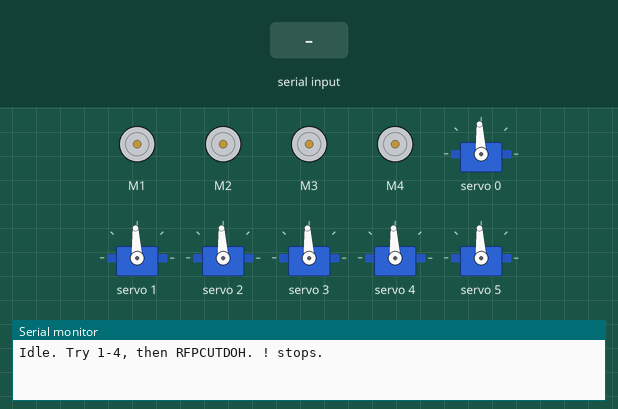
Bench run of a sketch on a simulated Arduino Uno, built with avr-gcc and run on an emulated ATmega328P. Parts: 4 × DC motor (green arrow = forward, orange = backward, longer = faster), 6 × servo, the last lines printed to the serial monitor. The test bench sets the inputs (shaded band).

Above: at 1.2 s.
1.3 s: "P\n" received over Serial
At 3.3 s:
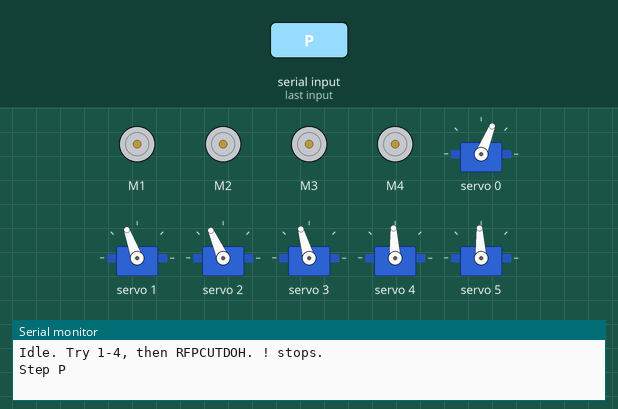
3.6 s: "C\n" received over Serial
At 5.2 s:
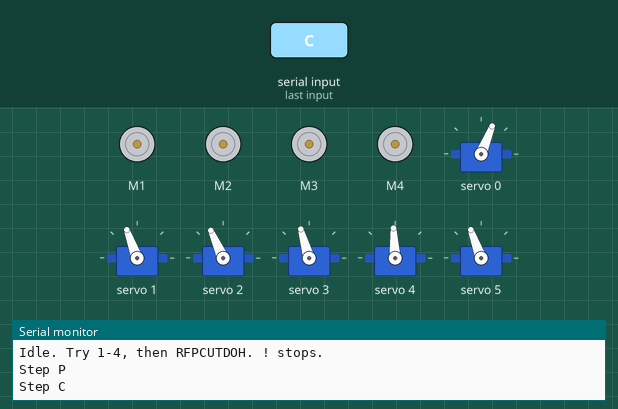
5.6 s: "U\n" received over Serial
At 6.8 s:
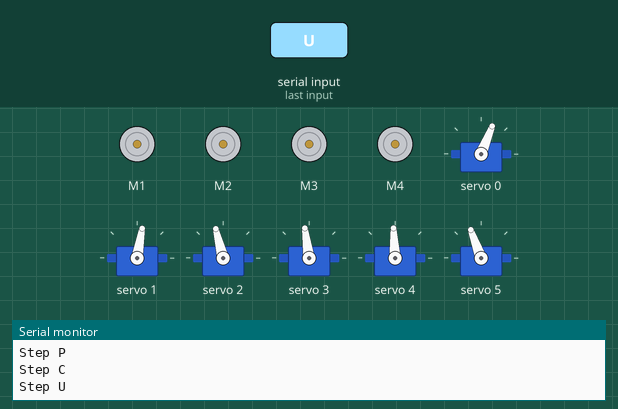
7.8 s: "T\n" received over Serial
At 9.4 s:
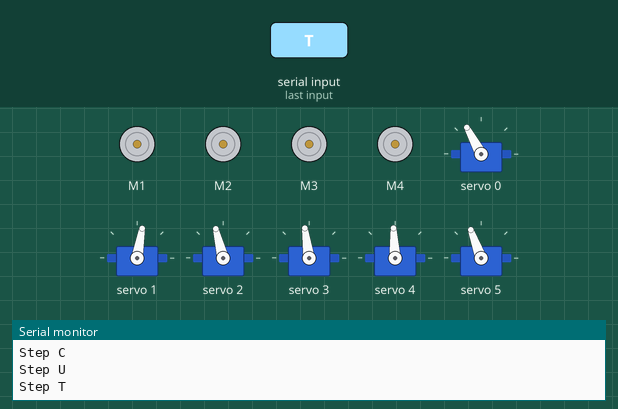
11.6 s: "P\n" received over Serial
At 12.07 s:
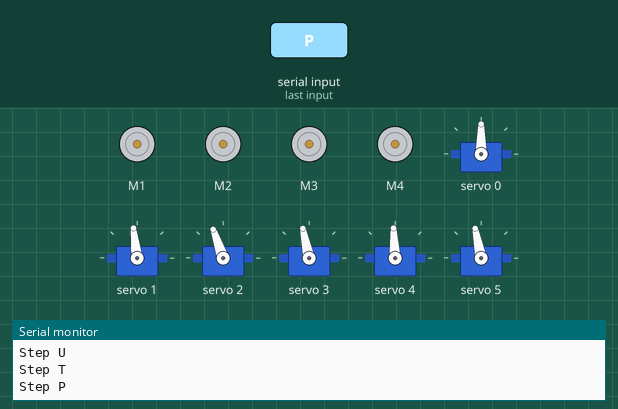
Timing chart, 0 to 14.6 s (numbered marks = the images above; inputs shaded):
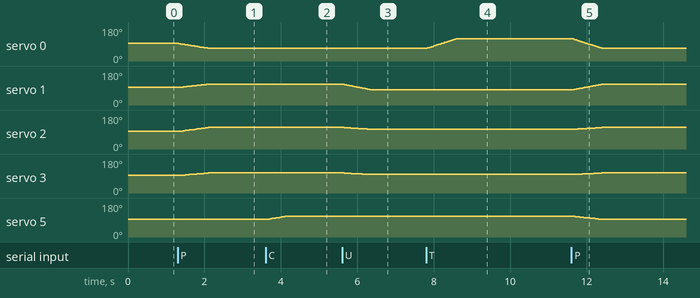

The sketch:

omni_arm_vehicle.ino
```cpp
#include <Wire.h>
#include <Adafruit_MotorShield.h>
#include <Adafruit_PWMServoDriver.h>
#include <string.h>

Adafruit_MotorShield wheelShield(0x60);
Adafruit_PWMServoDriver servos(0x40);
Adafruit_DCMotor *wheel[4];
constexpr byte CHANNELS=6, MAX_STEPS=12;
constexpr int SPEED=95;
constexpr int NEUTRAL[CHANNELS]={1500,1500,1500,1500,1500,1500};
// Fit horns at neutral. Reverse individual channels here if a linkage is mirrored.
constexpr int SIGN[CHANNELS]={1,1,1,1,1,1};
int current[CHANNELS]={}, startPose[CHANNELS]={}, target[CHANNELS]={};
char input[MAX_STEPS+1]={}, queue[MAX_STEPS+1]={};
byte length=0, indexOfStep=0;
char active=0;
unsigned long started=0, lastServo=0, duration=0;
bool overflow=false, stowed=true, ready=false;

void drive(int f,int s,int turn){
  const int mix[]={f+s+turn,f-s-turn,f-s+turn,f+s-turn};
  for(byte i=0;i<4;i++){
    wheel[i]->setSpeed(min(255,abs(mix[i])*SPEED));
    wheel[i]->run(mix[i]>0?FORWARD:mix[i]<0?BACKWARD:RELEASE);
  }
}
void writePose(){
  for(byte i=0;i<CHANNELS;i++)
    servos.writeMicroseconds(i,constrain(NEUTRAL[i]+SIGN[i]*current[i],1150,1850));
}
bool isDrive(char step){
  return step && strchr("FBLRQE1234",step);
}
bool isArm(char step){
  return step && strchr("PCUTDOH",step);
}
void stopProgram(){
  if(ready)drive(0,0,0);
  if(isArm(active))stowed=false;
  active=0;queue[0]=0;indexOfStep=0;
}
bool beginStep(char step){
  if(isDrive(step)){
    if(!stowed){Serial.println(F("Stow arm with H before driving."));return false;}
    duration=700;
    switch(step){
      case 'F':drive(1,0,0);break;
      case 'B':drive(-1,0,0);break;
      case 'L':drive(0,-1,0);break;
      case 'R':drive(0,1,0);break;
      case 'Q':duration=550;drive(0,0,-1);break;
      case 'E':duration=550;drive(0,0,1);break;
      default:
        duration=350;
        drive(0,0,0);
        wheel[step-'1']->setSpeed(SPEED);
        wheel[step-'1']->run(FORWARD);
    }
  }else if(isArm(step)){
    drive(0,0,0);
    stowed=false;
    duration=800;
    memcpy(startPose,current,sizeof(current));
    memcpy(target,current,sizeof(current));
    switch(step){
      case 'P': target[0]=-260; target[1]=180; target[2]=220; target[3]=135; target[5]=0; break;
      case 'C': duration=550; target[5]=180; break;
      case 'U': duration=750; target[1]=-130; target[2]=115; target[3]=55; break;
      case 'T': target[0]=260; break;
      case 'D': duration=750; target[1]=180; target[2]=220; target[3]=135; break;
      case 'O': duration=550; target[5]=0; break;
      case 'H': memset(target,0,sizeof(target)); break;
    }
  }else return false;
  active=step;
  started=millis();
  lastServo=started;
  Serial.print(F("Step "));Serial.println(active);
  return true;
}
void submit(){
  if(overflow||!length){if(overflow)Serial.println(F("Invalid program or more than 12 steps."));return;}
  if(!ready||active||queue[0]){Serial.println(F("Busy or driver unavailable."));return;}
  input[length]=0;
  memcpy(queue,input,length+1);
  indexOfStep=0;
}
void setup(){
  Serial.begin(115200);
  Wire.begin();Wire.setWireTimeout(5000,true);
  const bool wheelsReady=wheelShield.begin();
  const bool armReady=servos.begin();
  for(byte i=0;i<4;i++)wheel[i]=wheelShield.getMotor(i+1);
  if(wheelsReady)drive(0,0,0);
  ready=wheelsReady&&armReady;
  if(ready){servos.setPWMFreq(50);writePose();}
  Serial.println(ready?F("Idle. Try 1-4, then RFPCUTDOH. ! stops.") : F("Driver unavailable."));
}
void loop(){
  while(Serial.available()){
    const char c=Serial.read();
    if(c=='!'){
      stopProgram();length=0;overflow=false;Serial.println(F("Stopped"));
      while(Serial.available())Serial.read();
      return;
    }
    if(c=='\n'){submit();length=0;overflow=false;}
    else if(c!='\r'&&c!=' '&&c!='\t'){
      const char key=(c>='a'&&c<='z')?c-'a'+'A':c;
      if(length==MAX_STEPS||(!isDrive(key)&&!isArm(key)))overflow=true;
      else input[length++]=key;
    }
  }
  if(!ready)return;
  if(!active&&queue[0]){
    const char next=queue[indexOfStep++];
    if(!next||!beginStep(next))stopProgram();
  }
  if(!active)return;
  const unsigned long now=millis();
  const unsigned long elapsed=min(duration,now-started);
  if(isArm(active)&&(now-lastServo>=20||elapsed==duration)){
    lastServo=now;
    for(byte i=0;i<CHANNELS;i++)current[i]=startPose[i]+long(target[i]-startPose[i])*long(elapsed)/long(duration);
    writePose();
  }
  if(elapsed==duration){
    if(isDrive(active))drive(0,0,0);
    if(active=='H')stowed=true;
    active=0;
  }
}
```

Measured:
- after the input at 1.3 s, servo 0: moves from 93° to 68° over 0.76 s, starting at once; servo 1: moves from 93° to 110° over 0.74 s, starting at once; servo 2: moves from 93° to 114° over 0.76 s, starting at once; servo 3: moves from 93° to 106° over 0.72 s, starting after 0.08 s
- after the input at 3.6 s, servo 5: moves from 93° to 110° over 0.50 s, starting at once
- after the input at 5.6 s, servo 1: moves from 110° to 80° over 0.72 s, starting at once; servo 2: moves from 114° to 104° over 0.68 s, starting after 0.06 s; servo 3: moves from 106° to 98° over 0.68 s, starting after 0.06 s
- after the input at 7.8 s, servo 0: moves from 68° to 118° over 0.78 s, starting at once
- after the input at 11.6 s, servo 0: moves from 118° to 68° over 0.78 s, starting at once; servo 1: moves from 80° to 110° over 0.78 s, starting at once; servo 2: moves from 104° to 114° over 0.72 s, starting after 0.08 s; servo 3: moves from 98° to 106° over 0.72 s, starting after 0.08 s; servo 5: moves from 110° to 93° over 0.74 s, starting after 0.06 s
